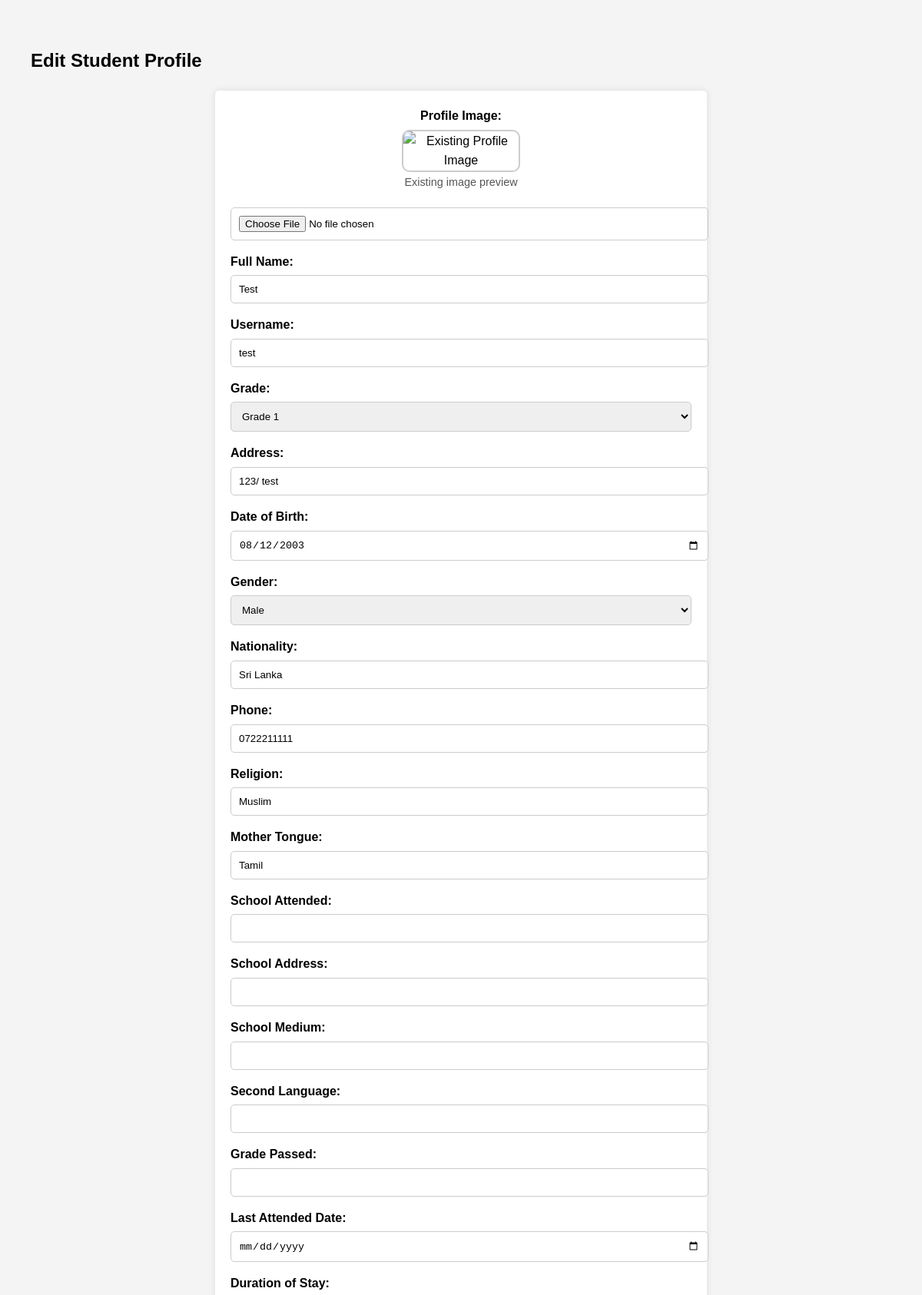
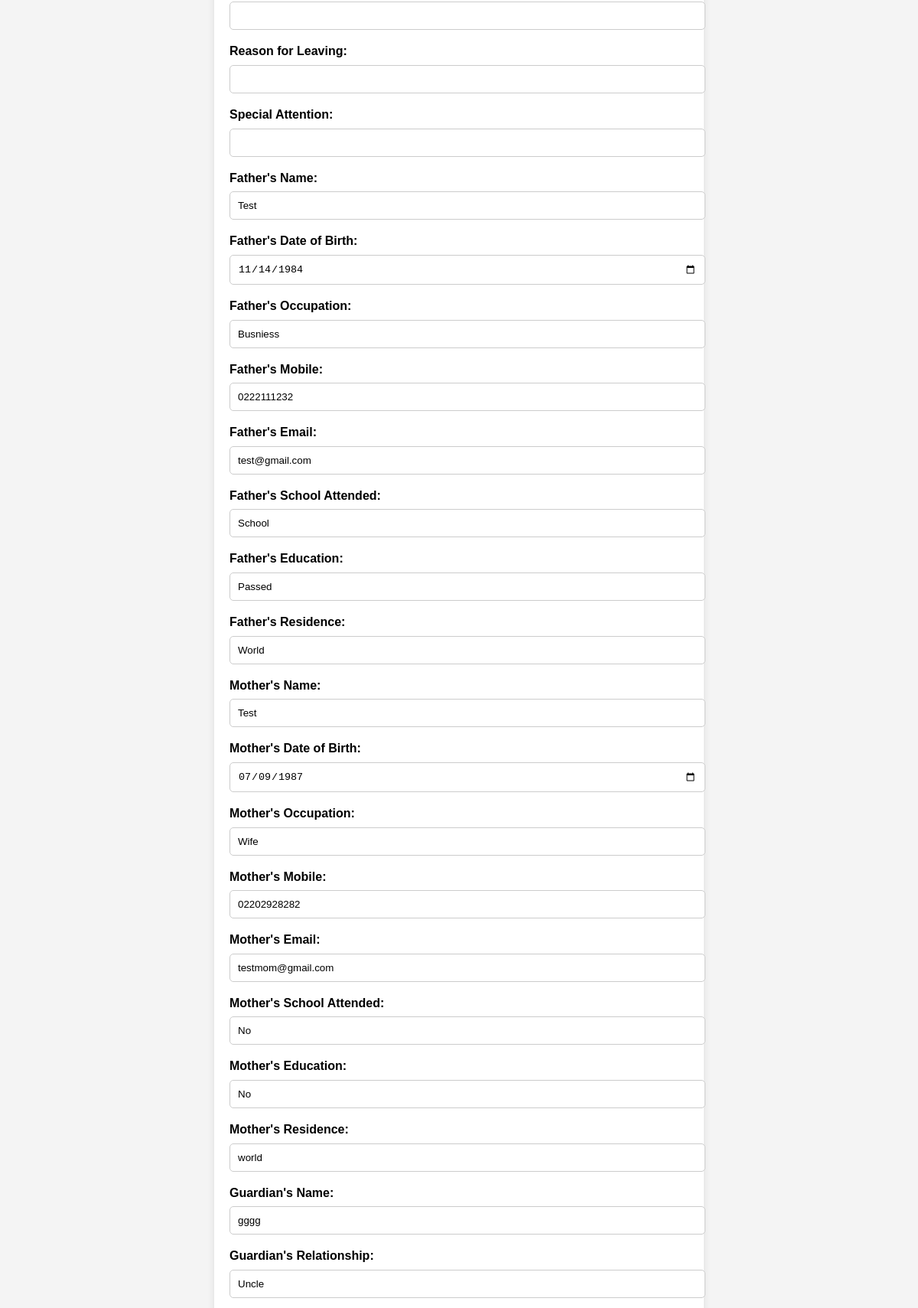
Screenshot of /edit_student.php?id=1 (signed in, upper part) with the database file from the repository (2 pictures, top to bottom).
### tables this page shows
CREATE TABLE `students` (
  `id` int(11) NOT NULL,
  `name` varchar(100) NOT NULL,
  `username` varchar(50) NOT NULL,
  `password` varchar(255) NOT NULL,
  `grade_id` int(11) DEFAULT NULL,
  `active` tinyint(1) DEFAULT 1
);

CREATE TABLE `student_admissions` (
  `id` int(11) NOT NULL,
  `student_name` varchar(255) NOT NULL,
  `student_address` text NOT NULL,
  `student_dob` date NOT NULL,
  `student_gender` enum('Male','Female','Other') NOT NULL,
  `student_nationality` varchar(100) NOT NULL,
  `student_religion` varchar(100) NOT NULL,
  `student_mother_tongue` varchar(100) NOT NULL,
  `student_image` varchar(255) DEFAULT NULL,
  `student_phone` varchar(20) DEFAULT NULL,
  `assigning_grade` varchar(50) NOT NULL,
  `school_attended` varchar(255) DEFAULT NULL,
  `school_address` text DEFAULT NULL,
  `school_medium` varchar(100) DEFAULT NULL,
  `second_language` varchar(100) DEFAULT NULL,
  `grade_passed` varchar(50) DEFAULT NULL,
  `last_attended` date DEFAULT NULL,
  `duration_of_stay` varchar(50) DEFAULT NULL,
  `reason_for_leaving` text DEFAULT NULL,
  `special_attention` text DEFAULT NULL,
  `father_name` varchar(255) DEFAULT NULL,
  `father_id` varchar(100) DEFAULT NULL,
  `father_dob` date DEFAULT NULL,
  `father_occupation` varchar(255) DEFAULT NULL,
  `father_school` varchar(255) DEFAULT NULL,
  `father_education` varchar(255) DEFAULT NULL,
  `father_mobile` varchar(20) DEFAULT NULL,
  `father_residence` text DEFAULT NULL,
  `father_email` varchar(255) DEFAULT NULL,
  `mother_name` varchar(255) DEFAULT NULL,
  `mother_id` varchar(100) DEFAULT NULL,
  `mother_dob` date DEFAULT NULL,
  `mother_occupation` varchar(255) DEFAULT NULL,
  `mother_school` varchar(255) DEFAULT NULL,
  `mother_education` varchar(255) DEFAULT NULL,
  `mother_mobile` varchar(20) DEFAULT NULL,
  `mother_residence` text DEFAULT NULL,
  `mother_email` varchar(255) DEFAULT NULL,
  `guardian_name` varchar(255) DEFAULT NULL,
  `guardian_id` varchar(100) DEFAULT NULL,
  `guardian_dob` date DEFAULT NULL,
  `guardian_occupation` varchar(255) DEFAULT NULL,
  `guardian_school` varchar(255) DEFAULT NULL,
  `guardian_education` varchar(255) DEFAULT NULL,
  `guardian_mobile` varchar(20) DEFAULT NULL,
  `guardian_residence` text DEFAULT NULL,
  `guardian_email` varchar(255) DEFAULT NULL,
  `guardian_relationship` varchar(100) DEFAULT NULL,
  `guardian_reason` text DEFAULT NULL,
  `siblings` text DEFAULT NULL,
  `parents_together` enum('Yes','No') NOT NULL,
  `parents_reason` text DEFAULT NULL,
  `remarks` text DEFAULT NULL,
  `emergency_name` varchar(255) NOT NULL,
  `emergency_relationship` varchar(100) NOT NULL,
  `emergency_mobile` varchar(20) NOT NULL,
  `emergency_residence` text DEFAULT NULL,
  `emergency_office` text DEFAULT NULL,
  `emergency_fax` varchar(20) DEFAULT NULL,
  `signature_image` blob DEFAULT NULL,
  `status` varchar(50) DEFAULT 'pending',
  `created_at` timestamp NOT NULL DEFAULT current_timestamp()
);

CREATE TABLE `grades` (
  `id` int(11) NOT NULL,
  `grade_name` varchar(50) NOT NULL
);

### edit_student.php (the view, shortened to what this page needs)
<?php
include('database_connection.php');
if (isset($_GET['id'])) {
    $student_id = intval($_GET['id']);
    $query = "
        SELECT
            s.id AS student_id,
            s.name AS student_name,
            s.username,
            s.grade_id,
            sa.*
        FROM Students s
        LEFT JOIN Student_Admissions sa ON s.id = sa.id
        WHERE s.id = ?
    ";
    $stmt = $conn->prepare($query);
    $stmt->bind_param("i", $student_id);
    $stmt->execute();
    $result = $stmt->get_result();
    $student = $result->fetch_assoc();
    $gradesQuery = "SELECT id, grade_name FROM grades";
    $gradesResult = $conn->query($gradesQuery);
    $grades = [];
    while ($row = $gradesResult->fetch_assoc()) {
        $grades[] = $row;
    }
} else {
    echo "No student ID provided.";
    exit;
}
?>
<!DOCTYPE html>
<html lang="en">
<head>
</head>
<body>
    <h2>Edit Student Profile</h2>
    <form method="POST" action="edit_student.php?id=<?php echo htmlspecialchars($student['student_id']); ?>"  enctype="multipart/form-data">
    <div class="image-container">
        <label for="profile_image">Profile Image:</label>
        <img id="image-preview" src="<?php echo htmlspecialchars($student['student_image']); ?>" alt="Existing Profile Image">
        <span class="preview-label">Existing image preview</span>
    </div>
    <input type="file" name="profile_image" id="profile_image" accept="image/*" onchange="previewImage(event)">
        <label for="name">Full Name:</label>
        <input type="text" name="name" value="<?php echo htmlspecialchars($student['student_name']); ?>" required><br>
        <label for="username">Username:</label>
        <input type="text" name="username" value="<?php echo htmlspecialchars($student['username']); ?>" required><br>
        <label for="grade">Grade:</label>
        <select name="grade_id" required>
            <?php foreach ($grades as $grade): ?>
                <option value="<?php echo htmlspecialchars($grade['id']); ?>"
                    <?php echo ($student['grade_id'] == $grade['id']) ? 'selected' : ''; ?>>
                    <?php echo htmlspecialchars($grade['grade_name']); ?>
                </option>
            <?php endforeach; ?>
        </select><br>
        <label for="student_address">Address:</label>
        <input type="text" name="student_address" value="<?php echo htmlspecialchars($student['student_address']); ?>"><br>
        <label for="student_dob">Date of Birth:</label>
        <input type="date" name="student_dob" value="<?php echo htmlspecialchars($student['student_dob']); ?>"><br>
        <label for="student_gender">Gender:</label>
        <select name="student_gender" required>
            <option value="Male" <?php echo ($student['student_gender'] == 'Male') ? 'selected' : ''; ?>>Male</option>
        </select><br>
        <label for="student_nationality">Nationality:</label>
        <input type="text" name="student_nationality" value="<?php echo htmlspecialchars($student['student_nationality']); ?>"><br>
        <label for="student_phone">Phone:</label>
        <input type="text" name="student_phone" value="<?php echo htmlspecialchars($student['student_phone']); ?>"><br>
        <label for="student_religion">Religion:</label>
        <input type="text" name="student_religion" value="<?php echo htmlspecialchars($student['student_religion']); ?>"><br>
        <label for="student_mother_tongue">Mother Tongue:</label>
        <input type="text" name="student_mother_tongue" value="<?php echo htmlspecialchars($student['student_mother_tongue']); ?>"><br>
        <label for="school_attended">School Attended:</label>
        <input type="text" name="school_attended" value="<?php echo htmlspecialchars($student['school_attended']); ?>"><br>
        <label for="school_address">School Address:</label>
        <input type="text" name="school_address" value="<?php echo htmlspecialchars($student['school_address']); ?>"><br>
        <label for="school_medium">School Medium:</label>
        <input type="text" name="school_medium" value="<?php echo htmlspecialchars($student['school_medium']); ?>"><br>
        <label for="second_language">Second Language:</label>
        <input type="text" name="second_language" value="<?php echo htmlspecialchars($student['second_language']); ?>"><br>
        <label for="grade_passed">Grade Passed:</label>
        <input type="text" name="grade_passed" value="<?php echo htmlspecialchars($student['grade_passed']); ?>"><br>
        <label for="last_attended">Last Attended Date:</label>
        <input type="date" name="last_attended" value="<?php echo htmlspecialchars($student['last_attended']); ?>"><br>
        <label for="duration_of_stay">Duration of Stay:</label>
        <input type="text" name="duration_of_stay" value="<?php echo htmlspecialchars($student['duration_of_stay']); ?>"><br>
        <label for="reason_for_leaving">Reason for Leaving:</label>
        <input type="text" name="reason_for_leaving" value="<?php echo htmlspecialchars($student['reason_for_leaving']); ?>"><br>
        <label for="special_attention">Special Attention:</label>
        <input type="text" name="special_attention" value="<?php echo htmlspecialchars($student['special_attention']); ?>"><br>
        <label for="father_name">Father's Name:</label>
        <input type="text" name="father_name" value="<?php echo htmlspecialchars($student['father_name']); ?>"><br>
        <label for="father_dob">Father's Date of Birth:</label>
        <input type="date" name="father_dob" value="<?php echo htmlspecialchars($student['father_dob']); ?>"><br>
        <label for="father_occupation">Father's Occupation:</label>
        <input type="text" name="father_occupation" value="<?php echo htmlspecialchars($student['father_occupation']); ?>"><br>
        <label for="father_mobile">Father's Mobile:</label>
        <input type="text" name="father_mobile" value="<?php echo htmlspecialchars($student['father_mobile']); ?>"><br>
        <label for="father_email">Father's Email:</label>
        <input type="email" name="father_email" value="<?php echo htmlspecialchars($student['father_email']); ?>"><br>
        <label for="father_school">Father's School Attended:</label>
        <input type="text" name="father_school" value="<?php echo htmlspecialchars($student['father_school']); ?>"><br>
        <label for="father_education">Father's Education:</label>
        <input type="text" name="father_education" value="<?php echo htmlspecialchars($student['father_education']); ?>"><br>
        <label for="father_residence">Father's Residence:</label>
        <input type="text" name="father_residence" value="<?php echo htmlspecialchars($student['father_residence']); ?>"><br>
        <label for="mother_name">Mother's Name:</label>
        <input type="text" name="mother_name" value="<?php echo htmlspecialchars($student['mother_name']); ?>"><br>
        <label for="mother_dob">Mother's Date of Birth:</label>
        <input type="date" name="mother_dob" value="<?php echo htmlspecialchars($student['mother_dob']); ?>"><br>
        <label for="mother_occupation">Mother's Occupation:</label>
        <input type="text" name="mother_occupation" value="<?php echo htmlspecialchars($student['mother_occupation']); ?>"><br>
        <label for="mother_mobile">Mother's Mobile:</label>
        <input type="text" name="mother_mobile" value="<?php echo htmlspecialchars($student['mother_mobile']); ?>"><br>
        <label for="mother_email">Mother's Email:</label>
        <input type="email" name="mother_email" value="<?php echo htmlspecialchars($student['mother_email']); ?>"><br>
        <label for="mother_school">Mother's School Attended:</label>
        <input type="text" name="mother_school" value="<?php echo htmlspecialchars($student['mother_school']); ?>"><br>
        <label for="mother_education">Mother's Education:</label>
        <input type="text" name="mother_education" value="<?php echo htmlspecialchars($student['mother_education']); ?>"><br>
        <label for="mother_residence">Mother's Residence:</label>
        <input type="text" name="mother_residence" value="<?php echo htmlspecialchars($student['mother_residence']); ?>"><br>
        <label for="guardian_name">Guardian's Name:</label>
        <input type="text" name="guardian_name" value="<?php echo htmlspecialchars($student['guardian_name']); ?>"><br>
        <label for="guardian_relationship">Guardian's Relationship:</label>
        <input type="text" name="guardian_relationship" value="<?php echo htmlspecialchars($student['guardian_relationship']); ?>"><br>
        <input type="text" name="guardian_mobile" value="<?php echo htmlspecialchars($student['guardian_mobile']); ?>"><br>
        <input type="email" name="guardian_email" value="<?php echo htmlspecialchars($student['guardian_email']); ?>"><br>
        <input type="text" name="guardian_residence" value="<?php echo htmlspecialchars($student['guardian_residence']); ?>"><br>
        <input type="text" name="emergency_name" value="<?php echo htmlspecialchars($student['emergency_name']); ?>"><br>
        <input type="text" name="emergency_relationship" value="<?php echo htmlspecialchars($student['emergency_relationship']); ?>"><br>
        <input type="text" name="emergency_mobile" value="<?php echo htmlspecialchars($student['emergency_mobile']); ?>"><br>
        <input type="text" name="emergency_residence" value="<?php echo htmlspecialchars($student['emergency_residence']); ?>"><br>
        <input type="text" name="emergency_office" value="<?php echo htmlspecialchars($student['emergency_office']); ?>"><br>
        <input type="text" name="emergency_fax" value="<?php echo htmlspecialchars($student['emergency_fax']); ?>"><br>
    </form>
</body>
</html>

### edit_student.php (style rules this page uses)
body { font-family: Arial, sans-serif; margin: 20px; padding: 20px; line-height: 1.6; background-color: #f4f4f4; }
form { max-width: 600px; margin: auto; background: #fff; padding: 20px; border-radius: 5px; box-shadow: 0 0 10px rgba(0, 0, 0, 0.1); }
label { font-weight: bold; display: block; margin-bottom: 5px; }
input, select, button { width: 100%; padding: 10px; margin-bottom: 15px; border: 1px solid #ccc; border-radius: 5px; }
.image-container { text-align: center; margin-bottom: 20px; }
.image-container img { max-width: 150px; height: auto; display: block; margin: auto; border: 2px solid #ccc; border-radius: 10px; }
.preview-label { font-size: 0.9em; color: #555; }

### rows the page displays
students: name "Test", username "test", grade_id "Grade 1", student_address "123/ test", student_dob "08/12/2003", student_nationality "Sri Lanka", student_phone "0722211111", student_religion "Muslim", student_mother_tongue "Tamil", father_name "Test", father_dob "11/14/1984", father_occupation "Busniess", father_mobile "0222111232", father_email "test@gmail.com", father_school "School", father_education "Passed", father_residence "World", mother_name "Test", mother_dob "07/09/1987", mother_occupation "Wife", mother_mobile "02202928282", mother_email "testmom@gmail.com", mother_school "No", mother_education "No", mother_residence "world", guardian_name "gggg", guardian_relationship "Uncle"
student_admissions: student_gender "Male"
